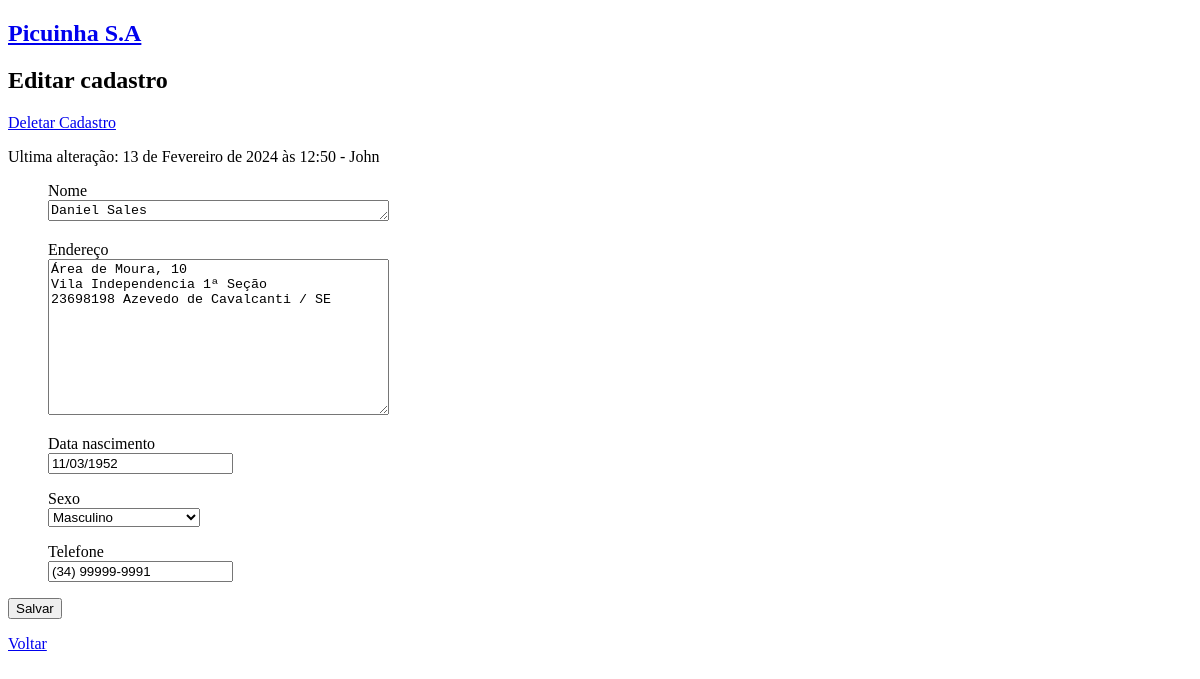
The page /cadastros/editar_cadastro/1 (signed in) on the database its author committed.
### cadastros/models.py (models this page shows, shortened)
class Cadastro(models.Model):
    OPC_SEXO = [
        ('M','Masculino'),
        ('F', 'Feminino'),
        ('N', 'Nenhuma das opções')
    ]
    nome = models.CharField(max_length=80, blank=False, null=False)
    endereço = models.CharField(max_length=200, unique=True)
    data_nascimento = models.DateField(null=False, blank=False)
    sexo = models.CharField(max_length=1, choices=OPC_SEXO, blank=False, null=False)
    telefone = PhoneNumberField(null=True, unique=True, blank=True)
    criado_em = models.DateTimeField(auto_now_add=True)
    alterado_em= models.DateTimeField(auto_now=True)
    criado_por = models.ForeignKey(User, on_delete=models.SET_NULL, null=True,  related_name='created_instances')
    alterado_por = models.ForeignKey(User, on_delete=models.SET_NULL, null=True, related_name='modified_instances')
    class Meta:
        verbose_name_plural = 'cadastros'
        ordering = ['id']

### cadastros/views.py (the view)
# urls.py: path('cadastros/editar_cadastro/<int:cadastro_id>', views.editar_cadastro, name='editar_cadastro'),
@permission_required('cadastros.change_cadastro', raise_exception=True)
def editar_cadastro(request, cadastro_id):
    cadastro = get_object_or_404(Cadastro, pk=cadastro_id)
    if request.method == "POST":
        form = NovoCadastro(instance=cadastro, data=request.POST)
        if form.is_valid():
            cadastro.alterado_por = request.user
            form.save()
            return HttpResponseRedirect(reverse('cadastros'))
    else:
        form = NovoCadastro(instance=cadastro)
    context = {"form": form, 'cadastro': cadastro}
    return render(request, "dados/editar_cadastro.html", context)

### cadastros/forms.py
class NovoCadastro(forms.ModelForm):
    class Meta:
        model = Cadastro
        exclude = ['criado_por', 'alterado_por']
        widgets = {
            'nome': forms.Textarea(attrs={'rows': 1, 'placeholder': 'Seu nome'}),
            'endereço': forms.Textarea(attrs={'cols': 40, 'placeholder': 'Ex: Avenida da rosa, Nº 33'}),
            'data_nascimento': forms.DateInput(attrs={'placeholder': 'Ex: 99/99/9999'}),
            'telefone': forms.TextInput(attrs={'placeholder': 'Ex: (99) 99999-9999'}),
        }
        input_formats = {
            'data_nascimento': ['%m/%d/%Y'],
        }

### cadastros/templates/dados/editar_cadastro.html (shortened to what this page needs)
{% extends 'dados/base.html' %}
{% block content %}
    <div>
        <h2>Editar cadastro</h2>
        <a href="{% url 'deletar_cadastro' cadastro.id %}">Deletar Cadastro</a>
        <p>Ultima alteração: {{ cadastro.alterado_em }} - {{ cadastro.alterado_por | capfirst }}</p>
        <form href="." method="post">
            {% for input in form %}
                <ul>
                    {{ input.label }}
                    <br>
                    {{ input }}
                </ul>
            {% endfor %}
            <input type="submit" value="Salvar">
        </form>
        <p>
            <a href="{% url 'cadastros' %}">Voltar</a>
        </p>
    </div>
{% endblock content %}

### rows shown on the page
Cadastro: alterado_em "13 de Fevereiro de 2024 às 12:50", alterado_por "John", form "Daniel Sales" "Área de Moura, 10 Vila Independencia 1ª Seção 23698198 Azevedo de Cavalcanti / SE" "11/03/1952" "Masculino" "(34) 99999-9991"

### other values the page prints
{{ input.label }} "Nome" "Endereço" "Data nascimento" "Sexo" "Telefone"
